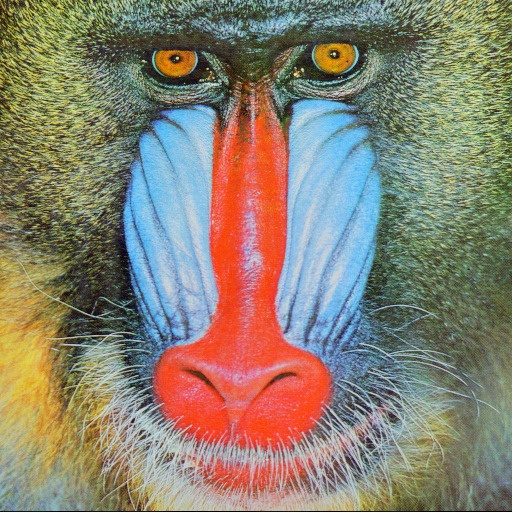
#> input picture Practice notebooks/baboon.jpg, 512 x 512 px, found by its file name
$ jupyter execute '3. Color Spaces.ipynb'
#> lines starting #> are read from the running program, lines starting #| are printed output that depends on the picture
[cell 1]
import numpy as np
import cv2
import matplotlib.pyplot as plt

def imshow(title = 'Image', image = None, size = 5):
    h, w = image.shape[0], image.shape[1]
    aspect_ratio = w/h
    plt.figure(figsize=(size*aspect_ratio, size))
    plt.imshow(cv2.cvtColor(image, cv2.COLOR_RGB2BGR))
    plt.title(title)
    plt.show()

[cell 2]
baboon = cv2.imread('/Users/apple/Desktop/Projects/Computer Vision/Practice notebooks/baboon.jpg')
#> baboon is the input picture: shape (512, 512, 3); mean B, G, R 112.9, 129.2, 137.1

[cell 3]
imshow(title="Baboon", image=baboon, size=10)

[cell 4]
B, G, R = cv2.split(baboon)
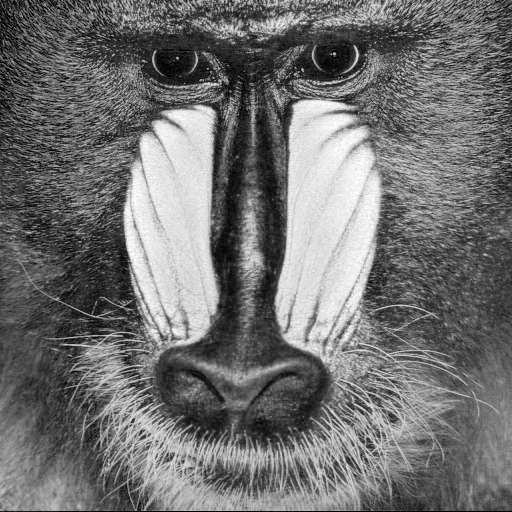
#> B: shape (512, 512); min 0, max 255, mean 112.9
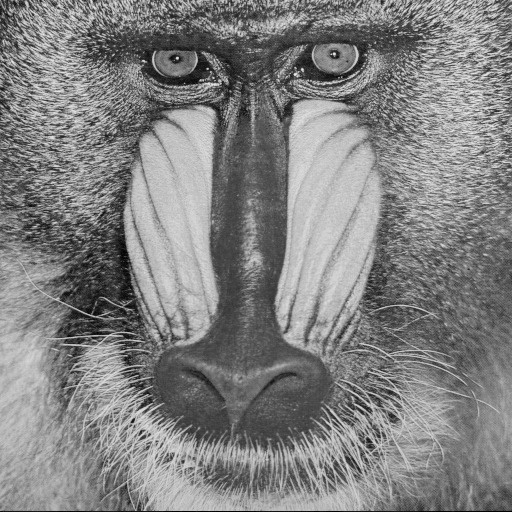
#> G: shape (512, 512); min 0, max 243, mean 129.2
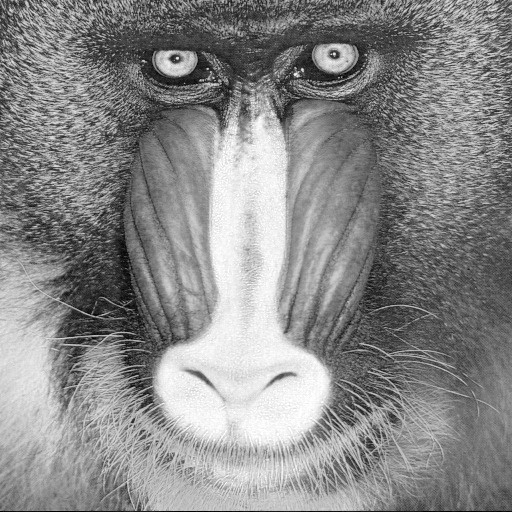
#> R: shape (512, 512); min 0, max 255, mean 137.1
print(B.shape)
#| (512, 512)
print(G.shape)
#| (512, 512)
print(R.shape)
#| (512, 512)

[cell 5]
imshow('Blue Channel only', B)

[cell 6]
imshow('Red Channel only', R)

[cell 7]
imshow('Green Channel only', G)

[cell 8]
zeros = np.zeros(baboon.shape[:2], dtype='uint8')

imshow('Green Channel only', cv2.merge([zeros, zeros, G]))
#> in imshow (call 5), `plt.imshow(cv2.cvtColor(image, cv2.COLOR_RGB2BGR))`:
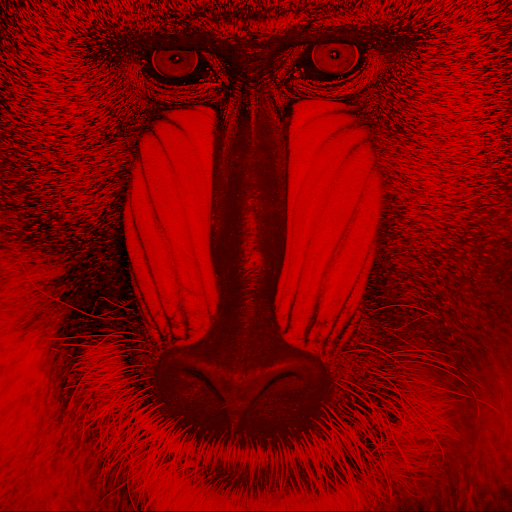
#> image: shape (512, 512, 3); mean of channels 0, 1, 2 0, 0, 129.2; drawn as B, G, R

[cell 9]
imshow('Red', cv2.merge([zeros, R, zeros]))
#> in imshow (call 6), `plt.imshow(cv2.cvtColor(image, cv2.COLOR_RGB2BGR))`:
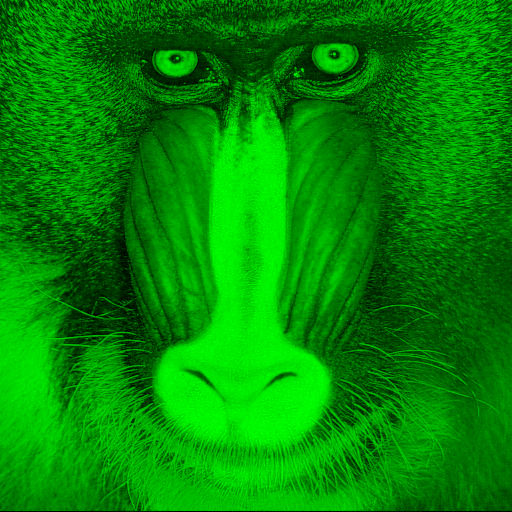
#> image: shape (512, 512, 3); mean of channels 0, 1, 2 0, 137.1, 0; drawn as B, G, R

[cell 10]
imshow('Blue', cv2.merge([B, zeros, zeros]))
#> in imshow (call 7), `plt.imshow(cv2.cvtColor(image, cv2.COLOR_RGB2BGR))`:
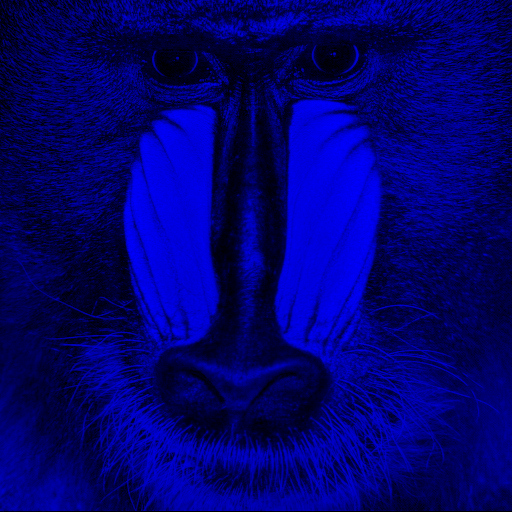
#> image: shape (512, 512, 3); mean of channels 0, 1, 2 112.9, 0, 0; drawn as B, G, R

[cell 11]
hsv_image = cv2.cvtColor(baboon, cv2.COLOR_BGR2HSV)
#> hsv_image: shape (512, 512, 3); mean H, S, V 56.7, 92, 157.4
imshow('HSV format:', hsv_image)
#> in imshow (call 8), `plt.show()`:
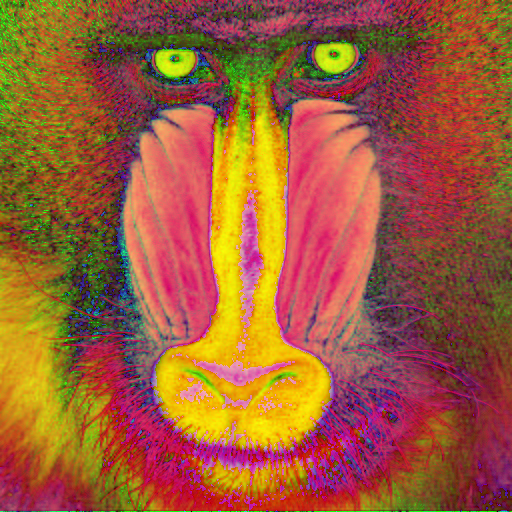
#> shown: shape (512, 512, 3); mean R, G, B 157.4, 92, 56.7

$ run again, with Practice notebooks/building.jpg copied over Practice notebooks/baboon.jpg
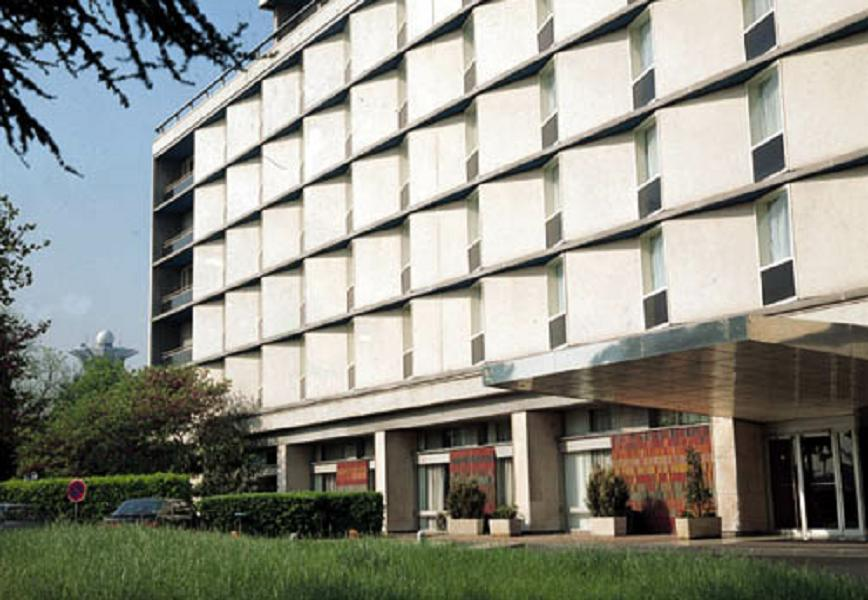
#> input picture Practice notebooks/building.jpg, 868 x 600 px, found by its file name
#> baboon is the input picture: shape (600, 868, 3); mean B, G, R 133.7, 143.6, 142.9
#| (600, 868)
#| (600, 868)
#| (600, 868)
#> in imshow (call 7), `plt.imshow(cv2.cvtColor(image, cv2.COLOR_RGB2BGR))`:
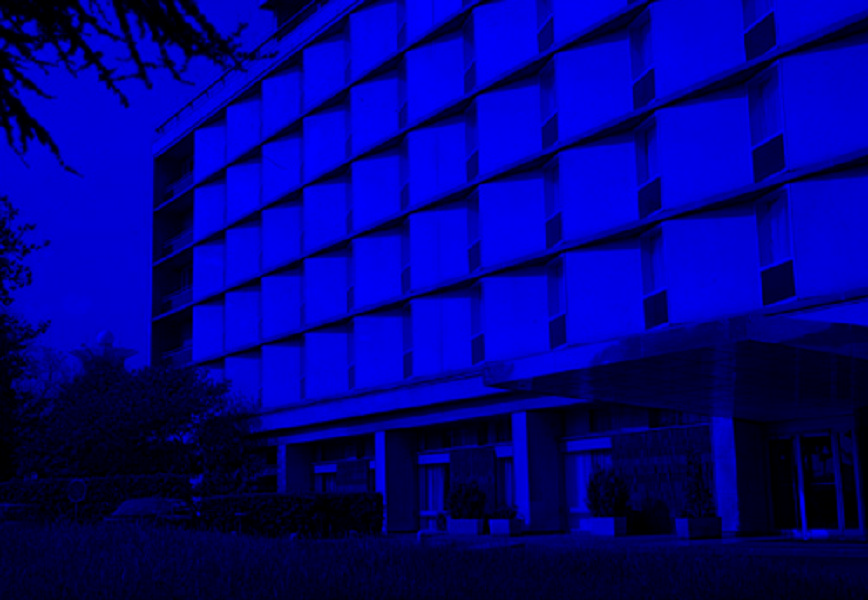
#> image: shape (600, 868, 3); mean of channels 0, 1, 2 133.7, 0, 0; drawn as B, G, R
#> hsv_image: shape (600, 868, 3); mean H, S, V 40.4, 55.8, 150.8
#> in imshow (call 8), `plt.show()`:
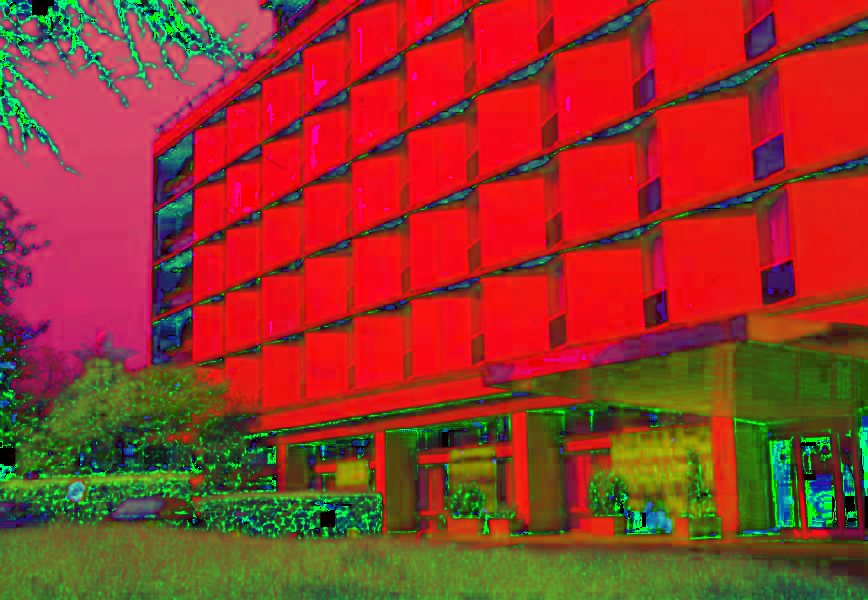
#> shown: shape (600, 868, 3); mean R, G, B 150.8, 55.8, 40.4

$ run again, with Practice notebooks/butterfly.jpg copied over Practice notebooks/baboon.jpg
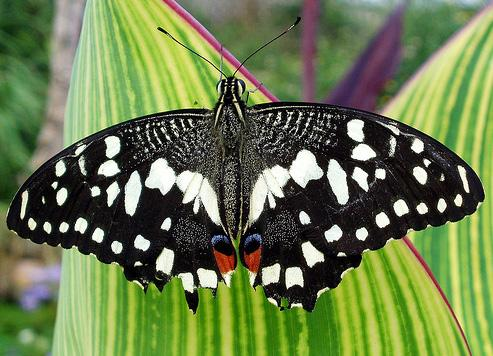
#> input picture Practice notebooks/butterfly.jpg, 493 x 356 px, found by its file name
#> baboon is the input picture: shape (356, 493, 3); mean B, G, R 77.2, 123.6, 107
#| (356, 493)
#| (356, 493)
#| (356, 493)
#> in imshow (call 7), `plt.imshow(cv2.cvtColor(image, cv2.COLOR_RGB2BGR))`:
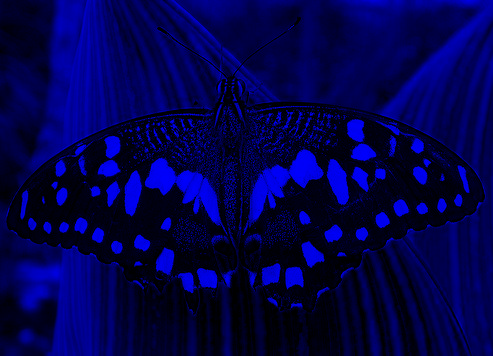
#> image: shape (356, 493, 3); mean of channels 0, 1, 2 77.2, 0, 0; drawn as B, G, R
#> hsv_image: shape (356, 493, 3); mean H, S, V 56.2, 104.6, 127.3
#> in imshow (call 8), `plt.show()`:
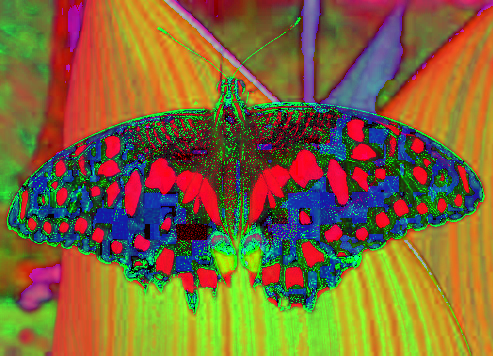
#> shown: shape (356, 493, 3); mean R, G, B 127.3, 104.6, 56.2

$ run again, with Practice notebooks/fruits.jpg copied over Practice notebooks/baboon.jpg
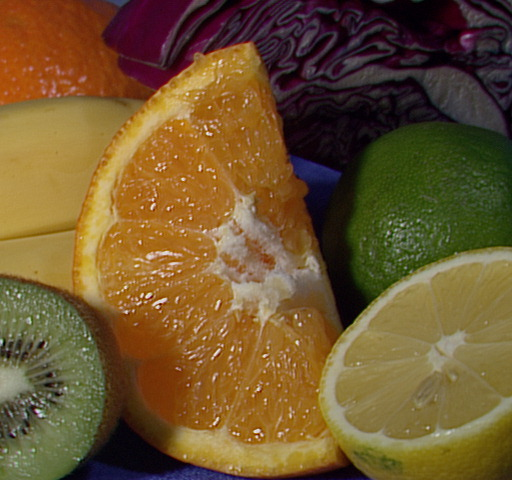
#> input picture Practice notebooks/fruits.jpg, 512 x 480 px, found by its file name
#> baboon is the input picture: shape (480, 512, 3); mean B, G, R 46.2, 85.6, 110.8
#| (480, 512)
#| (480, 512)
#| (480, 512)
#> hsv_image: shape (480, 512, 3); mean H, S, V 48.2, 159.9, 113.8
#> in imshow (call 8), `plt.show()`:
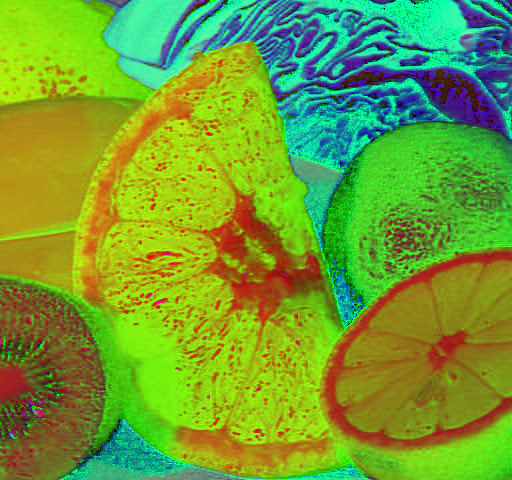
#> shown: shape (480, 512, 3); mean R, G, B 113.8, 159.9, 48.2
